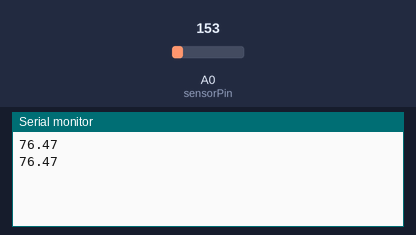
A sketch run on a simulated Arduino Uno, built with avr-gcc and run on an emulated ATmega328P. Shown: the last lines printed to the serial monitor. The inputs (shaded band) are chosen by the test bench; at power-on: A0 (sensorPin) = 153.

Above: at 2.8 s.
2.9 s: A0 (sensorPin) set to 165
At 4.8 s:
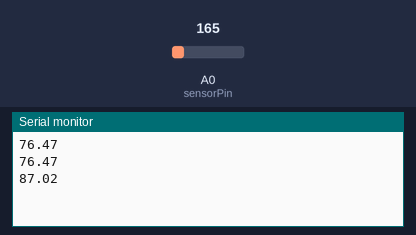
5.6 s: A0 (sensorPin) set to 175
At 6.4 s:
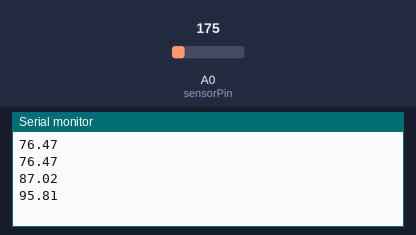
Timing chart, 0 to 8.6 s (numbered marks = the images above; inputs shaded):
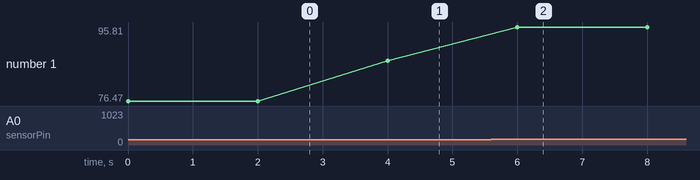

Measured:
- after the input at 2.9 s, the serial monitor: prints a new line after 1.1 s (image 1)
- after the input at 5.6 s, the serial monitor: prints a new line after 0.40 s (image 2)
- plotted number 1: 76.47 → 87.02 after the input at 2.9 s, 87.02 → 95.81 after the input at 5.6 s

The sketch:

arduinoSerialTempMonitor.ino
```cpp
//Uses TMP36
int sensorPin = 0;

void setup()
{
  Serial.begin(9600);
}

void loop()
{
 int reading = analogRead(sensorPin);

 // converting reading to voltage for 5.0v arduino, for 3.3v arduino use 3.3
 float voltage = reading * 5.0;
 voltage /= 1024.0;

 // calc the temperature in c
 float temperatureC = (voltage - 0.5) * 100 ;

 // convert to Fahrenheit
 float temperatureF = (temperatureC * 9.0 / 5.0) + 32.0;

 Serial.println(temperatureF);

 delay(2000); //wait 2 sec
}
```
